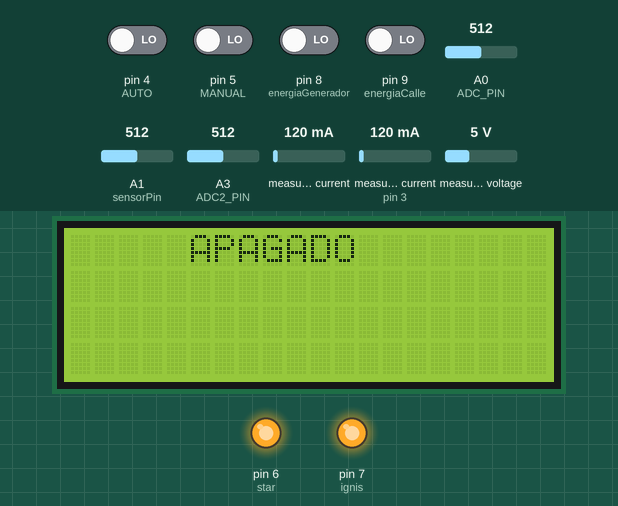
Simulated run of this sketch. Board: Arduino Uno, built with avr-gcc and run on an emulated ATmega328P. Shown: 20×4 character LCD, output pins drawn as LEDs (lit = HIGH). The inputs (shaded band) are chosen by the test bench; at power-on: pin 4 (AUTO), pin 5 (MANUAL), pin 8 (energiaGenerador), pin 9 (energiaCalle) LOW, A1 (sensorPin) = 512, A0 (ADC_PIN) = 512, A3 (ADC2_PIN) = 512, measured current 120 mA, measured current (sensor on pin 3) 120 mA, measured voltage 5 V. What the sketch prints to the serial monitor is not drawn.

Above: at 1.2 s.
1.3 s: pin 5 (MANUAL) driven HIGH
At 4.2 s:
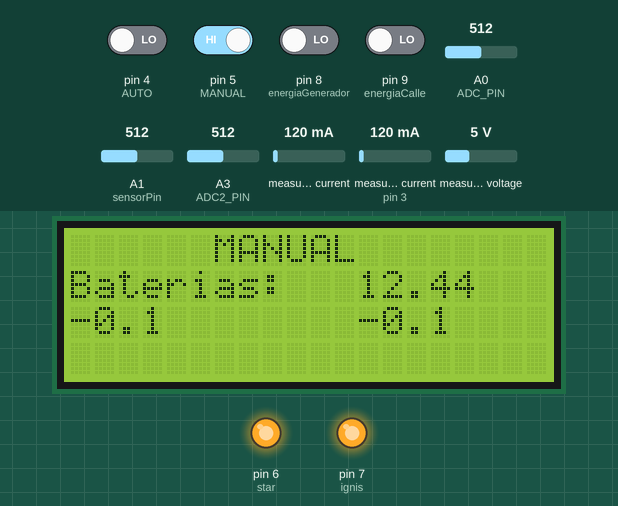
5.0 s: pin 4 (AUTO) driven HIGH
At 7.6 s:
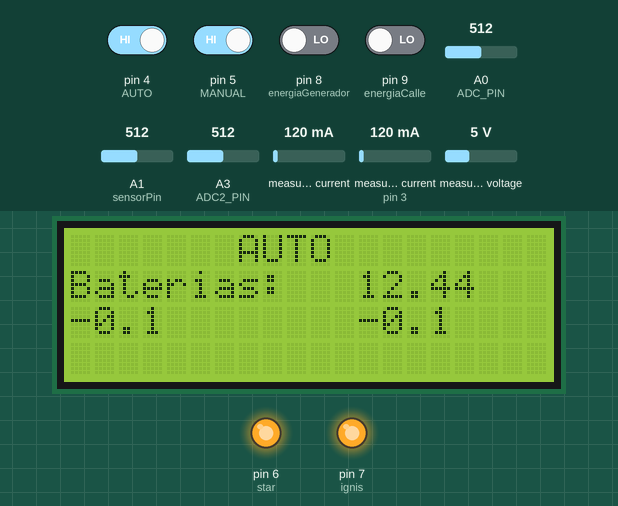
8.6 s: A1 (sensorPin) set to 496
At 12.1 s:
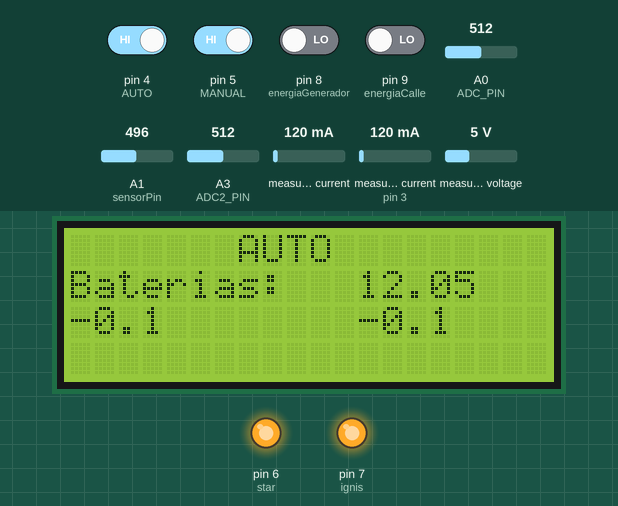
12.6 s: A1 (sensorPin) set to 469
At 14.8 s:
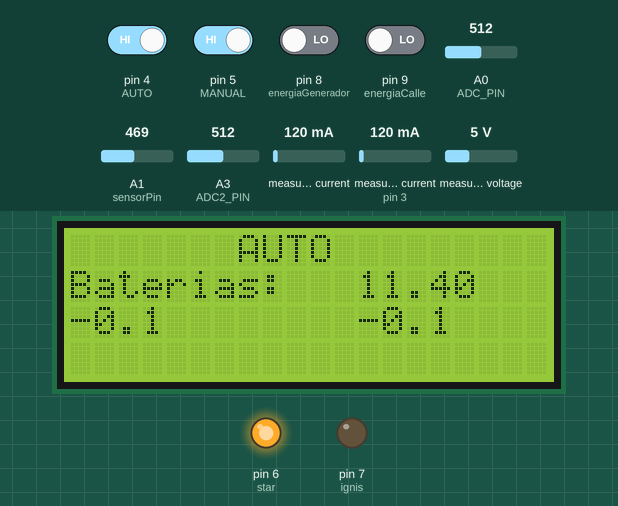
Timing chart, 0 to 20.6 s (numbered marks = the images above; inputs shaded):
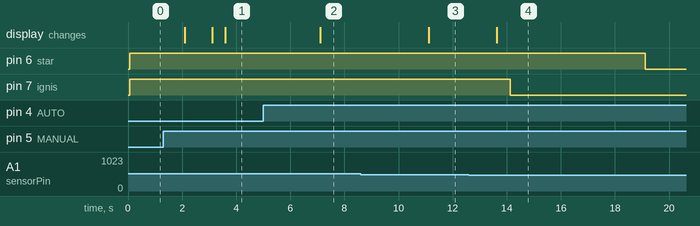

The sketch:

Control_Contactores.ino
```cpp
#include <EmonLib.h>
#include <LCD.h>
#include <LiquidCrystal.h>
#include <LiquidCrystal_I2C.h>
#include <Wire.h>
#define I2C_ADDR    0x27
String MODO;
EnergyMonitor emon1;
EnergyMonitor emon2;
LiquidCrystal_I2C lcd(I2C_ADDR,2, 1, 0, 4, 5, 6, 7);
#define SAMPLING 300
#define VOFFSET  512
#define ADC_PIN A0
#define ADC2_PIN A3
#define AMPLITUDE 233.00
#define REAL_VAC  143.00
int adc_max,adc_min;
int adc_max2,adc_min2;
int adc_vpp2;
int adc_vpp;
String funcionalidad="";
#define AUTO 4
#define MANUAL 5
const int sensorPin = A1;
int sensorValue;
float value;
#define RESTART asm("jmp 0x0000");
int timer=0;
int energiaCalle=9;
int energiaGenerador=8;
int ignis = 7;
int star = 6;
int contador = 1;
int cont = 0;
int repetir;
float voltaje;
float V=0.00;
boolean estado1;
boolean estadoAnterior1;
boolean estado2;
boolean estadoAnterior2;
int tiempoanti1=10;
int tiempoanti2=10;

void setup()
{
  lcd.begin(20,4);
  Serial.begin(9600);
  pinMode(AUTO,INPUT);
  pinMode(MANUAL,INPUT);
  lcd.backlight();
  pinMode(ignis, OUTPUT);
  pinMode(star, OUTPUT);
  pinMode(10,INPUT);
  digitalWrite(ignis, HIGH);
  digitalWrite(star, HIGH);
  digitalWrite(energiaCalle,HIGH);
  digitalWrite(energiaGenerador,HIGH);
  emon1.voltage(0, 234.26, 1);  // Voltage: input pin, calibration, phase_shift
  emon1.current(0, 111.1);       // Current: input pin, calibration.
  emon2.voltage(3, 234.26, 1);  // Voltage: input pin, calibration, phase_shift
  emon2.current(3, 115.1);       // Current: input pin, calibration.
  lcd.setBacklightPin(3,POSITIVE);
  lcd.setBacklight(HIGH);
  pinMode(6,OUTPUT);
  pinMode(7,OUTPUT);
  pinMode(8,INPUT);
  pinMode(9,INPUT);
  digitalWrite(6,HIGH);
  digitalWrite(7,HIGH);
}

void loop()
{
 modo();
 delay(1000);
  digitalWrite(energiaCalle,LOW);
 if(MODO=="MANUAL")
 {
    manual();
 }
 if(MODO=="OFF")
 {
  digitalWrite(7,HIGH);
  digitalWrite(6,HIGH);
 }
 if(MODO=="AUTO")
 {
  automatico();
 }
 delay(1000);
}

void modo()
{
  if(digitalRead(AUTO)==1)
  {
    lcd.home();
    lcd.setCursor(5,0);
    lcd.println("  AUTO");
    Serial.println("AUTO");
    MODO="AUTO";

  }
  else if(digitalRead(MANUAL)==1)
  {
    lcd.home();
    lcd.setCursor(5,0);
    lcd.println(" MANUAL");
    Serial.println("MANUAL");
    MODO="MANUAL";
  }
  else
  {
    lcd.clear();
    lcd.setCursor(5,0);
    lcd.println("APAGADO");
    Serial.println("APAGADO");
  MODO="OFF";
  }
}

void manual()
{
//  boolean estadoBotón;
//  boolean estadoAnteriorBotón;

    leerBaterias();
    leerAC();
   if(digitalRead(8)==HIGH)
    {
      if(antirrebote1(8));
      {
      digitalWrite(7,HIGH);
       lcd.println("                          ");
      delay(5000);
      digitalWrite(6,LOW);
      lcd.setCursor(0,3);
      lcd.println("PRINCIPAL           ");
      }
    }
  if(digitalRead(9)==HIGH)
    {
      if(antirrebote2(9))
      {
      digitalWrite(6,HIGH);
       lcd.println("                        ");
      delay(5000);
      digitalWrite(7,LOW);
      lcd.setCursor(0,3);
      lcd.println("          GENERADOR");
      }
    }
}

void automatico()
{
    leerAC();
    leerBaterias();
    Serial.println(funcionalidad);
    if(value<=11.7)
    {
      ciclo();
    }
}


float fmap(float x, float in_min, float in_max, float out_min, float out_max)
{
  return (x - in_min) * (out_max - out_min) / (in_max - in_min) + out_min;
}

void ciclo()
{
      digitalWrite(11,LOW);
      digitalWrite(10,HIGH);
      delay(500);
  otra:;
      lcd.setCursor(1,1);
      digitalWrite(ignis,LOW);
      delay(5000);
      digitalWrite(star,LOW);
      delay(5000);
      digitalWrite(star, HIGH);
      if(cont<3)
      {
         delay(30000);

            float V = map(read_VAC2(),0,AMPLITUDE,0,REAL_VAC*100.00)/100.00;
            String data;
            float Irms=emon2.Irms;
            V=((V/2)-(Irms/(1.5)));
            data = String(V,1);
            Serial.println(data);
            lcd.setCursor(0,2);
            lcd.println(data);
            if(V>80)
            {
              while(timer<10800000)
              {
                 Serial.println(timer%((1000*60))*10);
                 if(timer%((1000*60)*10)==0)
                 {
                    comprobar();
                 }
                 delay(1000);
                 timer+=1000;
              }
                 digitalWrite(ignis,HIGH);
                 delay(10000);
                 RESTART
            }

         else
          {
             cont++;
             digitalWrite(ignis,HIGH);
             delay(10000);
             goto otra;
          }
      }
      else
      {
        delay(100);
        digitalWrite(ignis,HIGH);
        digitalWrite(star,HIGH);

        while(digitalRead(3)!= HIGH)
        {
         delay(1000);
        }
      }
}

void comprobar()
{
      read_VAC();
  float V2 = map(adc_vpp,0,AMPLITUDE,0,REAL_VAC*100.00)/100.00;
  String data2;

  float Irms2=emon1.Irms;
  V2=((V2/2)-(Irms2/(1.5)));
  data2 = String(V2,1);
  Serial.println(data2);
  lcd.setCursor(12,2);
  lcd.println(data2);
    if(V2>80)
    {
        digitalWrite(6, HIGH);
        delay(100);
        digitalWrite(ignis,HIGH);
        digitalWrite(7,LOW);
        delay(1600);
        digitalWrite(star,HIGH);
        while(digitalRead(3)!= HIGH)
        {
         delay(1000);
        }
    }
      delay(100);

  }


void leerBaterias()
{
    lcd.setCursor(0,1);
    sensorValue = analogRead(sensorPin);
    value = fmap(sensorValue, 0, 1024, 0.0, 24.88);
    lcd.println("Baterias: ");
    lcd.print(value);
}

float read_VAC()
{

  int cnt;
  adc_max = 0;
  adc_min = 1024;

  for(cnt=0;cnt<SAMPLING;cnt++)
  {
    int adc = analogRead(ADC_PIN);
    if(adc > adc_max)
    {
      adc_max = adc;
    }
    if(adc < adc_min)
    {
      adc_min = adc;
    }
  }
  adc_vpp = adc_max-adc_min;
  return adc_vpp;
}

float read_VAC2()
{
int cnt2;
  adc_max2 = 0;
  adc_min2 = 1024;

  for(cnt2=0;cnt2<SAMPLING;cnt2++)
  {
    int adc2 = analogRead(ADC2_PIN);
    if(adc2 > adc_max2)
    {
      adc_max2 = adc2;
    }
    if(adc2 < adc_min2)
    {
      adc_min2 = adc2;
    }
  }
  adc_vpp2 = adc_max2-adc_min2;
  return adc_vpp;
}


boolean antirrebote1(int pin1)
{

  do
  {
    estado1=digitalRead(pin1);
    if(estado1 != estadoAnterior1)
    {
      estadoAnterior1=estado1;
      cont=0;
    }
    else
    {
      cont++;
    }
    delay(1);
  }
  while(cont <tiempoanti1);
  return estado1;
}


boolean antirrebote2(int pin2)
{
  int cont2=0;
  do
  {
    estado2=digitalRead(pin2);
    if(estado2 != estadoAnterior2)
    {
      estadoAnterior2=estado2;
      cont2=0;
    }
    else
    {
      cont2++;
    }
    delay(1);
  }
  while(cont2 < tiempoanti2);
  return estado2;
}

void leerAC()
{
   emon1.calcVI(20,2000);
  emon2.calcVI(20,2000);
  read_VAC2();
  float V = map(adc_vpp2,0,AMPLITUDE,0,REAL_VAC*100.00)/100.00;
  String data;
  float Irms=emon2.Irms;
  V=((V/2)-(Irms/(1.5)));
  data = String(V,1);
  Serial.println(data);
  lcd.setCursor(0,2);
  lcd.println(data);

  read_VAC();
  float V2 = map(adc_vpp,0,AMPLITUDE,0,REAL_VAC*100.00)/100.00;
  String data2;
  float Irms2=emon1.Irms;
  V2=((V2/2)-(Irms2/(1.5)));
  data2 = String(V2,1);
  Serial.println(data2);
  lcd.setCursor(12,2);
  lcd.println(data2);
}
```

Measured:
- the behaviour switches between 482 and 481 on A1 (sensorPin) (found by bisection; images 3 and 4)
- after the input at 1.3 s, the display: first changes after 0.79 s (image 1 shows a later state)
- after the input at 5.0 s, the display: changes after 2.1 s (image 2)
- after the input at 8.6 s, the display: changes after 2.5 s (image 3)
- after the input at 12.6 s, pin 6 (star): HIGH → LOW after 6.5 s; pin 7 (ignis): HIGH → LOW after 1.5 s; the display: changes after 1.0 s (image 4)
